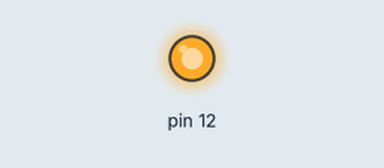
A program run on a simulated Raspberry Pi (header pin numbers). On the bench: output pins drawn as LEDs (lit = HIGH). At 0.0 s the program stops and its outputs stay as they are.

Above: at 0.1 s.
Timing chart, 0 to 1.5 s (numbered marks = the images above):
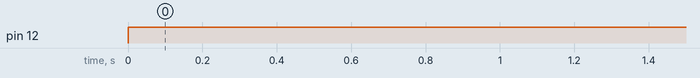

The program:

gpio.py
```python
import RPi.GPIO as GPIO

# to use Raspberry Pi board pin numbers
GPIO.setmode(GPIO.BOARD)

# set up GPIO output channel
GPIO.setup(12, GPIO.OUT)

# set RPi board pin 12 high
GPIO.output(12, GPIO.HIGH)
```

Measured:
- by itself, pin 12: LOW → HIGH at 0.00 s
